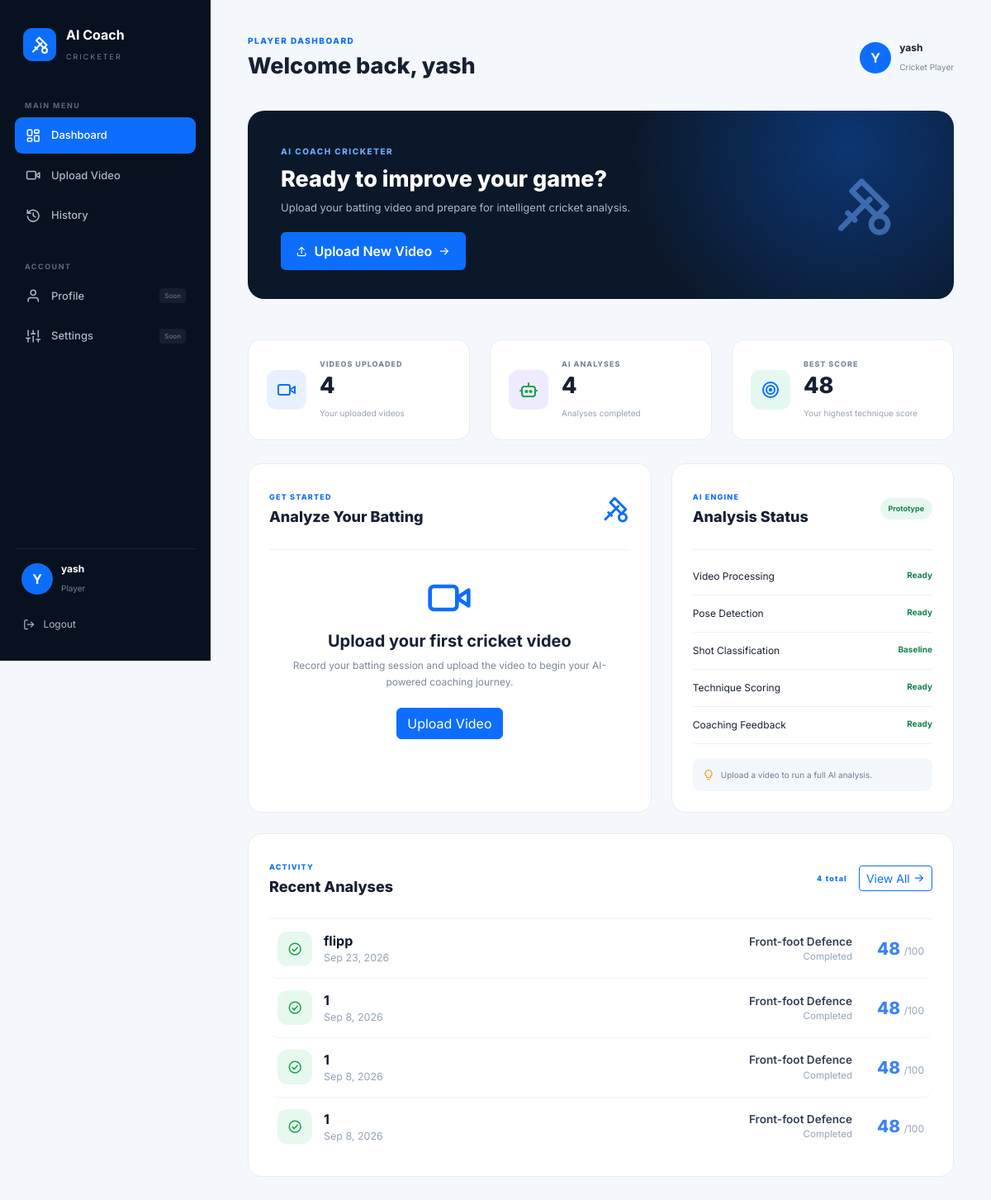
/dashboard/ (signed in), run on an earlier commit of the app's database.
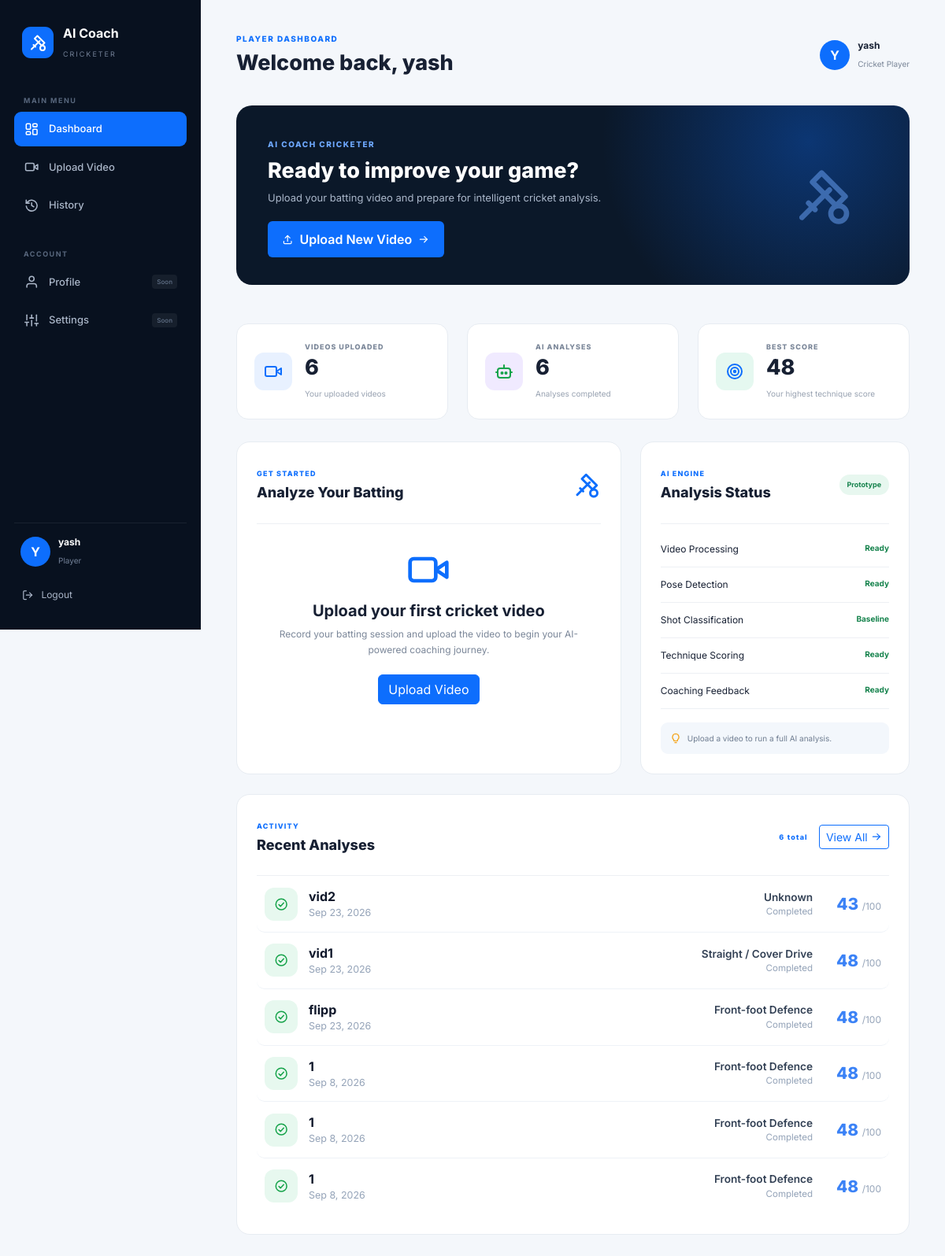
And on a later commit of the database.
### analysis/models.py (models this page shows, shortened)
class AnalysisResult(models.Model):
    STATUS_CHOICES = [
        ("PENDING", "Pending"),
        ("PROCESSING", "Processing"),
        ("COMPLETED", "Completed"),
        ("FAILED", "Failed"),
    ]
    user = models.ForeignKey(User, on_delete=models.CASCADE)
    video = models.ForeignKey(
        UploadedVideo,
        on_delete=models.CASCADE,
        related_name="analyses",
    )
    title = models.CharField(max_length=200, blank=True)
    uploaded_at = models.DateTimeField(auto_now_add=True)
    status = models.CharField(
        max_length=20,
        choices=STATUS_CHOICES,
        default="PENDING",
    )
    processed_video = models.FileField(
        upload_to="videos/processed/",
        blank=True,
        null=True,
    )
    total_frames = models.IntegerField(default=0)
    detected_frames = models.IntegerField(default=0)
    detection_percentage = models.FloatField(default=0.0)
    detected_shot = models.CharField(max_length=100, blank=True, default="")
    shot_confidence = models.FloatField(default=0.0)
    overall_score = models.IntegerField(default=0)
    posture_score = models.IntegerField(default=0)
    balance_score = models.IntegerField(default=0)
    lower_body_score = models.IntegerField(default=0)
    upper_body_score = models.IntegerField(default=0)
    follow_through_score = models.IntegerField(default=0)
    measurements = models.JSONField(default=dict, blank=True)
    coaching_feedback = models.JSONField(default=list, blank=True)
    key_observations = models.JSONField(default=list, blank=True)
    shot_reasoning = models.JSONField(default=list, blank=True)
    error_message = models.TextField(blank=True, default="")

class UploadedVideo(models.Model):
    user = models.ForeignKey(User, on_delete=models.CASCADE)
    title = models.CharField(max_length=200)
    video = models.FileField(upload_to="videos/")
    uploaded_at = models.DateTimeField(auto_now_add=True)

### analysis/views.py (the view)
# urls.py: path("dashboard/", views.dashboard, name="dashboard"),
@login_required(login_url="login")
def dashboard(request):
    analyses = AnalysisResult.objects.filter(
        user=request.user
    ).select_related("video").order_by("-uploaded_at")
    total_analyses = analyses.count()
    completed = analyses.filter(status="COMPLETED").count()
    best_score = None
    completed_scores = [
        a.overall_score for a in analyses if a.status == "COMPLETED"
    ]
    if completed_scores:
        best_score = max(completed_scores)
    recent = analyses[:6]
    context = {
        "analyses": analyses,
        "recent": recent,
        "total_analyses": total_analyses,
        "completed_analyses": completed,
        "best_score": best_score,
        "total_videos": UploadedVideo.objects.filter(user=request.user).count(),
    }
    return render(request, "dashboard.html", context)

### templates/dashboard.html (shortened to what this page needs)
{% load static %}
<!DOCTYPE html>
<html lang="en">
<head>
    <link
        href="https://cdn.jsdelivr.net/npm/bootstrap@5.3.7/dist/css/bootstrap.min.css"
        rel="stylesheet">
    <link rel="stylesheet"
          href="{% static 'css/icons.css' %}">
    <link rel="stylesheet"
          href="{% static 'css/dashboard.css' %}">
</head>
<body>
{% include "_sidebar.html" with active_page="dashboard" %}
<main class="main-content">
    <div class="top-bar">
        <div>
            <span class="page-label">
                PLAYER DASHBOARD
            </span>
            <h2>
                Welcome back,
                {{ request.user.username }}
            </h2>
        </div>
        <div class="top-user">
            <div class="top-avatar">
                {{ request.user.username|first|upper }}
            </div>
            <div>
                <strong>
                    {{ request.user.username }}
                </strong>
                <small>
                    Cricket Player
                </small>
            </div>
        </div>
    </div>
    <div class="welcome-banner">
        <div>
            <span class="banner-label">
                AI COACH CRICKETER
            </span>
            <h1>
                Ready to improve your game?
            </h1>
            <p>
                Upload your batting video and prepare
                for intelligent cricket analysis.
            </p>
            <a href="{% url 'upload' %}"
               class="btn upload-button">
                <svg class="ic ic-sm"><use href="#i-upload"/></svg>
                Upload New Video
                <svg class="ic ic-sm"><use href="#i-arrow-right"/></svg>
            </a>
        </div>
        <div class="banner-icon">
            <svg class="ic ic-3xl"><use href="#i-cricket"/></svg>
        </div>
    </div>
    <div class="row g-4 stats-row">
        <div class="col-md-4">
            <div class="stat-card">
                <div class="stat-icon blue">
                    <svg class="ic ic-lg ic-primary">
                        <use href="#i-video"/>
                    </svg>
                </div>
                <div>
                    <span>
                        VIDEOS UPLOADED
                    </span>
                    <h3>
                        {{ total_videos }}
                    </h3>
                    <small>
                        Your uploaded videos
                    </small>
                </div>
            </div>
        </div>
        <div class="col-md-4">
            <div class="stat-card">
                <div class="stat-icon purple">
                    <svg class="ic ic-lg ic-success">
                        <use href="#i-robot"/>
                    </svg>
                </div>
                <div>
                    <span>
                        AI ANALYSES
                    </span>
                    <h3>
                        {{ completed_analyses }}
                    </h3>
                    <small>
                        Analyses completed
                    </small>
                </div>
            </div>
        </div>
        <div class="col-md-4">
            <div class="stat-card">
                <div class="stat-icon green">
                    <svg class="ic ic-lg ic-primary">
                        <use href="#i-target"/>
                    </svg>
                </div>
                <div>
                    <span>
                        BEST SCORE
                    </span>
                    <h3>
                        {% if best_score %}{{ best_score }}{% else %}--{% endif %}
                    </h3>
                    <small>
                        Your highest technique score
                    </small>
                </div>
            </div>
        </div>
    </div>
    <div class="row g-4 mt-1">
        <div class="col-lg-7">
            <div class="content-card">
                <div class="card-heading">
                    <div>
                        <span>
                            GET STARTED
                        </span>
                        <h4>
                            Analyze Your Batting
                        </h4>
                    </div>
                    <span class="card-emoji">
                        <svg class="ic ic-xl ic-primary">
                            <use href="#i-cricket"/>
                        </svg>
                    </span>
                </div>
                <div class="quick-content">
                    <div class="quick-icon">
                        <svg class="ic ic-2xl ic-primary">
                            <use href="#i-video"/>
                        </svg>
                    </div>
                    <h5>
                        Upload your first cricket video
                    </h5>
                    <p>
                        Record your batting session and
                        upload the video to begin your
                        AI-powered coaching journey.
                    </p>
                    <a href="{% url 'upload' %}"
                       class="btn btn-primary">
                        Upload Video
                    </a>
                </div>
            </div>
        </div>
        <div class="col-lg-5">
            <div class="content-card">
                <div class="card-heading">
                    <div>
                        <span>
                            AI ENGINE
                        </span>
                        <h4>
                            Analysis Status
                        </h4>
                    </div>
                    <span class="status-active">
                        Prototype
                    </span>
                </div>
                <div class="ai-status">
                    <div class="status-row">
                        <span>
                            Video Processing
                        </span>
                        <strong class="ready">
                            Ready
                        </strong>
                    </div>
                    <div class="status-row">
                        <span>
                            Pose Detection
                        </span>
                        <strong class="ready">
                            Ready
                        </strong>
                    </div>
                    <div class="status-row">
                        <span>
                            Shot Classification
                        </span>
                        <strong class="ready">
                            Baseline
                        </strong>
                    </div>
                    <div class="status-row">
                        <span>
                            Technique Scoring
                        </span>
                        <strong class="ready">
                            Ready
                        </strong>
                    </div>
                    <div class="status-row">
                        <span>
                            Coaching Feedback
                        </span>
                        <strong class="ready">
                            Ready
                        </strong>
                    </div>
                </div>
                <div class="ai-note">
                    <svg class="ic ic-sm"><use href="#i-bulb"/></svg>
                    Upload a video to run a full AI analysis.
                </div>
            </div>
        </div>
    </div>
    <div class="content-card recent-card">
        <div class="card-heading">
            <div>
                <span>
                    ACTIVITY
                </span>
                <h4>
                    Recent Analyses
                </h4>
            </div>
            <div class="heading-actions">
                <span class="empty-label">
                    {% if recent %}{{ total_analyses }} total{% else %}No videos yet{% endif %}
                </span>
                {% if recent %}
                    <a href="{% url 'history' %}"
                       class="btn btn-outline-primary btn-sm">
                        View All
                        <svg class="ic ic-sm">
                            <use href="#i-arrow-right"/>
                        </svg>
                    </a>
                {% endif %}
            </div>
        </div>
        {% if recent %}
            <div class="history-list">
                {% for a in recent %}
                    <a href="{% url 'analysis_result' a.pk %}"
                       class="history-item">
                        <div class="history-icon status-{{ a.status|lower }}">
                            {% if a.status == "COMPLETED" %}
                                <svg class="ic ic-md ic-success">
                                    <use href="#i-check-circle"/>
                                </svg>
                            {% elif a.status == "FAILED" %}
                                <svg class="ic ic-md ic-danger">
                                    <use href="#i-x-circle"/>
                                </svg>
                            {% else %}
                                <svg class="ic ic-md ic-warning">
                                    <use href="#i-clock"/>
                                </svg>
                            {% endif %}
                        </div>
                        <div class="history-info">
                            <strong>{{ a.title|default:a.video.title }}</strong>
                            <small>{{ a.uploaded_at|date:"M j, Y" }}</small>
                        </div>
                        <div class="history-shot">
                            <span>{{ a.detected_shot|default:"—" }}</span>
                            <small>{{ a.status|title }}</small>
                        </div>
                        <div class="history-score">
                            {% if a.status == "COMPLETED" %}
                                <strong>{{ a.overall_score }}</strong>
                                <small>/100</small>
                            {% else %}
                                <span class="badge-short">—</span>
                            {% endif %}
                        </div>
                    </a>
                {% endfor %}
            </div>
        {% endif %}
    </div>
</main>
</body>
</html>

### templates/_sidebar.html (shortened to what this page needs)
<aside class="sidebar" id="sidebar">
    <div class="sidebar-brand">
        <div class="brand-icon">
            <svg class="ic ic-lg"><use href="#i-cricket"/></svg>
        </div>
        <div>
            <strong>AI Coach</strong>
            <small>CRICKETER</small>
        </div>
    </div>
    <div class="sidebar-section">
        <small>MAIN MENU</small>
        <a href="{% url 'dashboard' %}"
           class="sidebar-link {% if active_page == 'dashboard' %}active{% endif %}">
            <span>
                <svg class="ic ic-md"><use href="#i-dashboard"/></svg>
            </span>
            Dashboard
        </a>
        <a href="{% url 'upload' %}"
           class="sidebar-link {% if active_page == 'upload' %}active{% endif %}">
            <span>
                <svg class="ic ic-md"><use href="#i-video"/></svg>
            </span>
            Upload Video
        </a>
        <a href="{% url 'history' %}"
           class="sidebar-link {% if active_page == 'history' %}active{% endif %}">
            <span>
                <svg class="ic ic-md"><use href="#i-history"/></svg>
            </span>
            History
        </a>
    </div>
    <div class="sidebar-section">
        <small>ACCOUNT</small>
        <a href="#"
           class="sidebar-link">
            <span>
                <svg class="ic ic-md"><use href="#i-user"/></svg>
            </span>
            Profile
            <span class="coming-soon">Soon</span>
        </a>
        <a href="#"
           class="sidebar-link">
            <span>
                <svg class="ic ic-md"><use href="#i-settings"/></svg>
            </span>
            Settings
            <span class="coming-soon">Soon</span>
        </a>
    </div>
    <div class="sidebar-bottom">
        <div class="sidebar-user">
            <div class="user-avatar">
                {{ request.user.username|first|upper }}
            </div>
            <div class="user-details">
                <strong>
                    {{ request.user.username }}
                </strong>
                <small>
                    Player
                </small>
            </div>
        </div>
        <a href="{% url 'logout' %}"
           class="logout-link">
            <svg class="ic ic-sm"><use href="#i-logout"/></svg>
            Logout
        </a>
    </div>
</aside>

What changed in the data, as far as the page shows it:
added AnalysisResult: title "vid2", uploaded_at "Sep 23, 2026", detected_shot "Unknown", status "Completed", overall_score "43"
added AnalysisResult: title "vid1", uploaded_at "Sep 23, 2026", detected_shot "Straight / Cover Drive", status "Completed", overall_score "48"
Also different on the page:
{{ total_videos }}: "4" → "6"
{{ completed_analyses }}: "4" → "6"
{{ total_analyses }}: "4" → "6"
